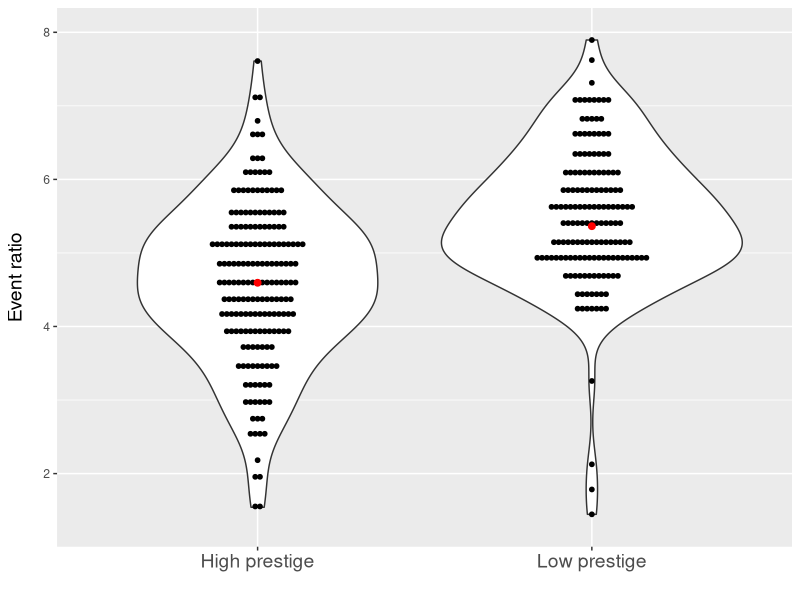

Here is the R script that generated this plot:
library(ggplot2)
data=read.table("prestige.txt", head=TRUE, sep="\t", quote="")
data$prestige=as.factor(data$prestige)
ggplot(data, aes(x=prestige, y=100*val)) + geom_violin() + xlab("") + ylab("Event ratio") + geom_dotplot(binaxis='y', stackdir='center', dotsize=0.3) + stat_summary(fun.y=median, geom="point", size=2, color="red") + theme(axis.text.x=element_text(size=14), axis.title.y=element_text(size=14, margin = margin(t = 0, r = 12, b = 0, l = 0))) 